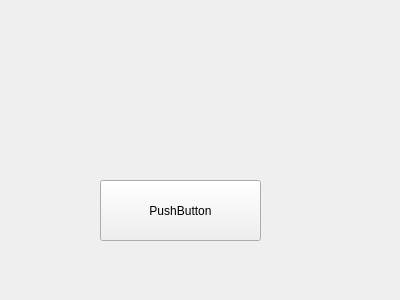
<?xml version="1.0" encoding="UTF-8"?>
<ui version="4.0">
 <class>RosGui</class>
 <widget class="QWidget" name="RosGui">
  <property name="geometry">
   <rect>
    <x>0</x>
    <y>0</y>
    <width>400</width>
    <height>300</height>
   </rect>
  </property>
  <property name="windowTitle">
   <string>Form</string>
  </property>
  <widget class="QPushButton" name="pushButton">
   <property name="geometry">
    <rect>
     <x>100</x>
     <y>180</y>
     <width>161</width>
     <height>61</height>
    </rect>
   </property>
   <property name="text">
    <string>PushButton</string>
   </property>
  </widget>
 </widget>
 <resources/>
 <connections/>
</ui>
